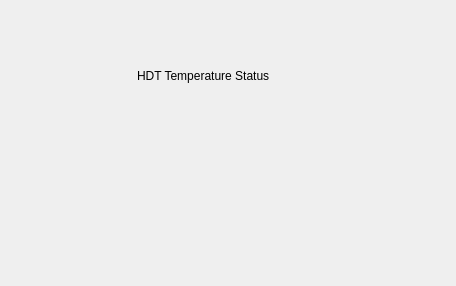
<?xml version="1.0" encoding="UTF-8"?>
<ui version="4.0">
 <class>TemperatureStatusPanelWidget</class>
 <widget class="QWidget" name="TemperatureStatusPanelWidget">
  <property name="geometry">
   <rect>
    <x>0</x>
    <y>0</y>
    <width>456</width>
    <height>286</height>
   </rect>
  </property>
  <property name="windowTitle">
   <string>Form</string>
  </property>
  <layout class="QGridLayout" name="gridLayout">
   <item row="1" column="2">
    <widget class="QwtThermo" name="j3_thermo"/>
   </item>
   <item row="1" column="4">
    <widget class="QwtThermo" name="j5_thermo"/>
   </item>
   <item row="1" column="5">
    <widget class="QwtThermo" name="j6_thermo"/>
   </item>
   <item row="1" column="3">
    <widget class="QwtThermo" name="j4_thermo"/>
   </item>
   <item row="1" column="0">
    <widget class="QwtThermo" name="j1_thermo"/>
   </item>
   <item row="1" column="6">
    <widget class="QwtThermo" name="j7_thermo"/>
   </item>
   <item row="1" column="1">
    <widget class="QwtThermo" name="j2_thermo"/>
   </item>
   <item row="0" column="2" colspan="3">
    <widget class="QLabel" name="label">
     <property name="text">
      <string>HDT Temperature Status</string>
     </property>
    </widget>
   </item>
  </layout>
 </widget>
 <customwidgets>
  <customwidget>
   <class>QwtThermo</class>
   <extends>QWidget</extends>
   <header>qwt/qwt_thermo.h</header>
  </customwidget>
 </customwidgets>
 <resources/>
 <connections/>
</ui>
